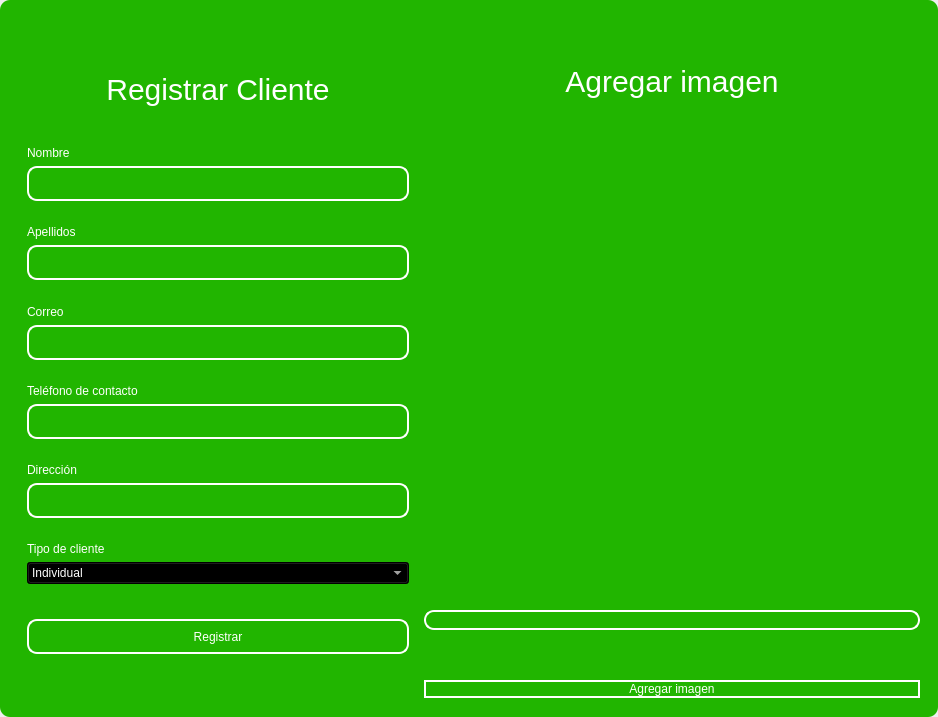
<?xml version="1.0" encoding="UTF-8"?>
<ui version="4.0">
 <class>MainWindow</class>
 <widget class="QMainWindow" name="MainWindow">
  <property name="geometry">
   <rect>
    <x>0</x>
    <y>0</y>
    <width>938</width>
    <height>717</height>
   </rect>
  </property>
  <property name="windowTitle">
   <string>MainWindow</string>
  </property>
  <property name="styleSheet">
   <string notr="true"/>
  </property>
  <widget class="QWidget" name="centralwidget">
   <property name="styleSheet">
    <string notr="true"/>
   </property>
   <layout class="QVBoxLayout" name="verticalLayout">
    <property name="spacing">
     <number>0</number>
    </property>
    <property name="leftMargin">
     <number>0</number>
    </property>
    <property name="topMargin">
     <number>0</number>
    </property>
    <property name="rightMargin">
     <number>0</number>
    </property>
    <property name="bottomMargin">
     <number>0</number>
    </property>
    <item>
     <widget class="QFrame" name="frame">
      <property name="enabled">
       <bool>true</bool>
      </property>
      <property name="styleSheet">
       <string notr="true">QFrame {
	border-radius:10px;
	background-color: rgb(33, 181, 0);
 }
</string>
      </property>
      <property name="frameShape">
       <enum>QFrame::StyledPanel</enum>
      </property>
      <property name="frameShadow">
       <enum>QFrame::Raised</enum>
      </property>
      <layout class="QVBoxLayout" name="verticalLayout_2">
       <item>
        <widget class="QFrame" name="frame_superior">
         <property name="minimumSize">
          <size>
           <width>0</width>
           <height>40</height>
          </size>
         </property>
         <property name="maximumSize">
          <size>
           <width>16777215</width>
           <height>40</height>
          </size>
         </property>
         <property name="styleSheet">
          <string notr="true">QPushButton{
border-radius:18px;
}

QPushButton:hover{
	background-color: rgb(0, 0, 0);
}
</string>
         </property>
         <property name="frameShape">
          <enum>QFrame::StyledPanel</enum>
         </property>
         <property name="frameShadow">
          <enum>QFrame::Raised</enum>
         </property>
         <layout class="QHBoxLayout" name="horizontalLayout_3">
          <property name="spacing">
           <number>4</number>
          </property>
          <property name="leftMargin">
           <number>0</number>
          </property>
          <property name="topMargin">
           <number>0</number>
          </property>
          <property name="rightMargin">
           <number>0</number>
          </property>
          <property name="bottomMargin">
           <number>0</number>
          </property>
          <item>
           <widget class="QPushButton" name="btn_icon">
            <property name="text">
             <string/>
            </property>
            <property name="iconSize">
             <size>
              <width>40</width>
              <height>40</height>
             </size>
            </property>
           </widget>
          </item>
          <item>
           <spacer name="horizontalSpacer_2">
            <property name="orientation">
             <enum>Qt::Horizontal</enum>
            </property>
            <property name="sizeHint" stdset="0">
             <size>
              <width>443</width>
              <height>20</height>
             </size>
            </property>
           </spacer>
          </item>
          <item>
           <widget class="QPushButton" name="bt_minimizar">
            <property name="minimumSize">
             <size>
              <width>38</width>
              <height>38</height>
             </size>
            </property>
            <property name="maximumSize">
             <size>
              <width>38</width>
              <height>38</height>
             </size>
            </property>
            <property name="cursor">
             <cursorShape>PointingHandCursor</cursorShape>
            </property>
            <property name="text">
             <string/>
            </property>
            <property name="icon">
             <iconset>
              <normaloff>image/minus.svg</normaloff>image/minus.svg</iconset>
            </property>
            <property name="iconSize">
             <size>
              <width>38</width>
              <height>38</height>
             </size>
            </property>
           </widget>
          </item>
          <item>
           <widget class="QPushButton" name="bt_maximizar">
            <property name="minimumSize">
             <size>
              <width>38</width>
              <height>38</height>
             </size>
            </property>
            <property name="maximumSize">
             <size>
              <width>38</width>
              <height>38</height>
             </size>
            </property>
            <property name="cursor">
             <cursorShape>PointingHandCursor</cursorShape>
            </property>
            <property name="text">
             <string/>
            </property>
            <property name="icon">
             <iconset>
              <normaloff>image/chevron-up.svg</normaloff>image/chevron-up.svg</iconset>
            </property>
            <property name="iconSize">
             <size>
              <width>38</width>
              <height>38</height>
             </size>
            </property>
           </widget>
          </item>
          <item>
           <widget class="QPushButton" name="bt_restaurar">
            <property name="minimumSize">
             <size>
              <width>38</width>
              <height>38</height>
             </size>
            </property>
            <property name="maximumSize">
             <size>
              <width>38</width>
              <height>38</height>
             </size>
            </property>
            <property name="cursor">
             <cursorShape>PointingHandCursor</cursorShape>
            </property>
            <property name="text">
             <string/>
            </property>
            <property name="icon">
             <iconset>
              <normaloff>image/chevron-down.svg</normaloff>image/chevron-down.svg</iconset>
            </property>
            <property name="iconSize">
             <size>
              <width>38</width>
              <height>38</height>
             </size>
            </property>
           </widget>
          </item>
          <item>
           <widget class="QPushButton" name="bt_cerrar">
            <property name="minimumSize">
             <size>
              <width>38</width>
              <height>38</height>
             </size>
            </property>
            <property name="maximumSize">
             <size>
              <width>38</width>
              <height>38</height>
             </size>
            </property>
            <property name="cursor">
             <cursorShape>PointingHandCursor</cursorShape>
            </property>
            <property name="text">
             <string/>
            </property>
            <property name="icon">
             <iconset>
              <normaloff>image/x.svg</normaloff>image/x.svg</iconset>
            </property>
            <property name="iconSize">
             <size>
              <width>38</width>
              <height>38</height>
             </size>
            </property>
           </widget>
          </item>
         </layout>
        </widget>
       </item>
       <item>
        <widget class="QFrame" name="frame_3">
         <property name="styleSheet">
          <string notr="true">QLabel {
	color: rgb(255, 255, 254);
	font: 12pt &quot;Arial&quot;;
	background-color: rgba(0, 0, 0,0);
}

QTextEdit{
background-color: rgba(0, 0, 0,0);
border-radius:10px; 
font: 12pt &quot;Arial&quot;;
color: rgb(255, 255, 254);
border: 2px solid  rgb(255, 255, 255);

}

QTextEdit:hover{
background-color: rgba(0, 0, 0,0);
border-radius:10px; 
font: 12pt &quot;Arial&quot;;
border: 2px solid  rgb(120, 0, 171);
}

QTextEdit:focus{
background-color: rgb(0, 0, 0);
border-radius:10px; 
font: 12pt &quot;Arial&quot;;
border: 2px solid rgb(120, 0, 171);
}

QLineEdit{
background-color: rgba(0, 0, 0,0);
border-radius:10px; 
font: 12pt &quot;Arial&quot;;
color: rgb(255, 255, 254);
border: 2px solid  rgb(255, 255, 255);

}

QLineEdit:hover{
background-color: rgba(0, 0, 0,0);
border-radius:10px; 
font: 12pt &quot;Arial&quot;;
border: 2px solid  rgb(120, 0, 171);
}

QLineEdit:focus{
background-color: rgb(0, 0, 0);
border-radius:10px; 
font: 12pt &quot;Arial&quot;;
border: 2px solid rgb(120, 0, 171);
}

QCheckBox{
	font: 12pt &quot;Arial&quot;;
	color: rgb(255, 255, 255);
}

QCheckBox::indicator {
    width: 18px;
    height:18px;
}

QCheckBox::indicator:unchecked {
   background-image: url(image/square.svg);
}

QCheckBox::indicator:checked {
   background-image: url(image/check-square.svg);
}

QPushButton{
border-radius:10px; 
font: 12pt &quot;Arial&quot;;
color: rgb(255, 255, 254);
border: 2px solid #ffffff;
}

QPushButton:hover{
border-radius:10px; 
font: 12pt &quot;Arial&quot;;
color: rgb(255, 255, 255);
border: 2px solid rgb(120, 0, 171);
	background-color: rgb(120, 0, 171);
}
</string>
         </property>
         <property name="frameShape">
          <enum>QFrame::StyledPanel</enum>
         </property>
         <property name="frameShadow">
          <enum>QFrame::Raised</enum>
         </property>
         <layout class="QHBoxLayout" name="horizontalLayout_4">
          <item>
           <layout class="QVBoxLayout" name="verticalLayout_4">
            <property name="spacing">
             <number>5</number>
            </property>
            <property name="rightMargin">
             <number>0</number>
            </property>
            <property name="bottomMargin">
             <number>0</number>
            </property>
            <item>
             <widget class="QLabel" name="label_3">
              <property name="minimumSize">
               <size>
                <width>100</width>
                <height>50</height>
               </size>
              </property>
              <property name="styleSheet">
               <string notr="true">font-size: 30px;
color: rgb(255, 255, 255);</string>
              </property>
              <property name="text">
               <string>Registrar Cliente</string>
              </property>
              <property name="alignment">
               <set>Qt::AlignCenter</set>
              </property>
             </widget>
            </item>
            <item>
             <widget class="QFrame" name="frame_4">
              <property name="maximumSize">
               <size>
                <width>400</width>
                <height>700</height>
               </size>
              </property>
              <property name="styleSheet">
               <string notr="true">QLabel {
	color: rgb(255, 255, 254);
	font: 12pt &quot;Arial&quot;;
	background-color: rgba(0, 0, 0,0);
}

QTextEdit{
background-color: rgba(0, 0, 0,0);
border-radius:10px; 
font: 12pt &quot;Arial&quot;;
color: rgb(255, 255, 254);
border: 2px solid  rgb(255, 255, 255);

}

QTextEdit:hover{
background-color: rgba(0, 0, 0,0);
border-radius:10px; 
font: 12pt &quot;Arial&quot;;
border: 2px solid  rgb(120, 0, 171);
}

QTextEdit:focus{
background-color: rgb(0, 0, 0);
border-radius:10px; 
font: 12pt &quot;Arial&quot;;
border: 2px solid rgb(120, 0, 171);
}

QLineEdit{
background-color: rgba(0, 0, 0,0);
border-radius:10px; 
font: 12pt &quot;Arial&quot;;
color: rgb(255, 255, 254);
border: 2px solid  rgb(255, 255, 255);

}

QLineEdit:hover{
background-color: rgba(0, 0, 0,0);
border-radius:10px; 
font: 12pt &quot;Arial&quot;;
border: 2px solid  rgb(120, 0, 171);
}

QLineEdit:focus{
background-color: rgb(0, 0, 0);
border-radius:10px; 
font: 12pt &quot;Arial&quot;;
border: 2px solid rgb(120, 0, 171);
}

QCheckBox{
	font: 12pt &quot;Arial&quot;;
	color: rgb(255, 255, 255);
}

QCheckBox::indicator {
    width: 18px;
    height:18px;
}

QCheckBox::indicator:unchecked {
   background-image: url(image/square.svg);
}

QCheckBox::indicator:checked {
   background-image: url(image/check-square.svg);
}

QPushButton{
border-radius:10px; 
font: 12pt &quot;Arial&quot;;
color: rgb(255, 255, 254);
border: 2px solid #ffffff;
}

QPushButton:hover{
border-radius:10px; 
font: 12pt &quot;Arial&quot;;
color: rgb(255, 255, 255);
border: 2px solid rgb(120, 0, 171);
	background-color: rgb(120, 0, 171);
}
</string>
              </property>
              <property name="frameShape">
               <enum>QFrame::StyledPanel</enum>
              </property>
              <property name="frameShadow">
               <enum>QFrame::Raised</enum>
              </property>
              <layout class="QVBoxLayout" name="verticalLayout_3">
               <property name="leftMargin">
                <number>9</number>
               </property>
               <property name="topMargin">
                <number>9</number>
               </property>
               <property name="rightMargin">
                <number>9</number>
               </property>
               <property name="bottomMargin">
                <number>9</number>
               </property>
               <item>
                <spacer name="verticalSpacer_3">
                 <property name="orientation">
                  <enum>Qt::Vertical</enum>
                 </property>
                 <property name="sizeHint" stdset="0">
                  <size>
                   <width>20</width>
                   <height>40</height>
                  </size>
                 </property>
                </spacer>
               </item>
               <item>
                <widget class="QLabel" name="label_4">
                 <property name="text">
                  <string>Nombre</string>
                 </property>
                </widget>
               </item>
               <item>
                <widget class="QLineEdit" name="nametxt">
                 <property name="minimumSize">
                  <size>
                   <width>0</width>
                   <height>35</height>
                  </size>
                 </property>
                 <property name="text">
                  <string/>
                 </property>
                </widget>
               </item>
               <item>
                <spacer name="verticalSpacer_4">
                 <property name="orientation">
                  <enum>Qt::Vertical</enum>
                 </property>
                 <property name="sizeHint" stdset="0">
                  <size>
                   <width>20</width>
                   <height>40</height>
                  </size>
                 </property>
                </spacer>
               </item>
               <item>
                <widget class="QLabel" name="label_8">
                 <property name="text">
                  <string>Apellidos</string>
                 </property>
                </widget>
               </item>
               <item>
                <widget class="QLineEdit" name="lastnametxt">
                 <property name="minimumSize">
                  <size>
                   <width>0</width>
                   <height>35</height>
                  </size>
                 </property>
                </widget>
               </item>
               <item>
                <spacer name="verticalSpacer">
                 <property name="orientation">
                  <enum>Qt::Vertical</enum>
                 </property>
                 <property name="sizeHint" stdset="0">
                  <size>
                   <width>20</width>
                   <height>40</height>
                  </size>
                 </property>
                </spacer>
               </item>
               <item>
                <widget class="QLabel" name="label_5">
                 <property name="text">
                  <string>Correo</string>
                 </property>
                </widget>
               </item>
               <item>
                <widget class="QLineEdit" name="emailtxt">
                 <property name="minimumSize">
                  <size>
                   <width>0</width>
                   <height>35</height>
                  </size>
                 </property>
                 <property name="maximumSize">
                  <size>
                   <width>16777215</width>
                   <height>16777215</height>
                  </size>
                 </property>
                 <property name="echoMode">
                  <enum>QLineEdit::Normal</enum>
                 </property>
                </widget>
               </item>
               <item>
                <spacer name="verticalSpacer_5">
                 <property name="orientation">
                  <enum>Qt::Vertical</enum>
                 </property>
                 <property name="sizeHint" stdset="0">
                  <size>
                   <width>20</width>
                   <height>40</height>
                  </size>
                 </property>
                </spacer>
               </item>
               <item>
                <widget class="QLabel" name="label">
                 <property name="text">
                  <string>Teléfono de contacto</string>
                 </property>
                </widget>
               </item>
               <item>
                <widget class="QLineEdit" name="phonetxt">
                 <property name="minimumSize">
                  <size>
                   <width>0</width>
                   <height>35</height>
                  </size>
                 </property>
                </widget>
               </item>
               <item>
                <spacer name="verticalSpacer_6">
                 <property name="orientation">
                  <enum>Qt::Vertical</enum>
                 </property>
                 <property name="sizeHint" stdset="0">
                  <size>
                   <width>20</width>
                   <height>40</height>
                  </size>
                 </property>
                </spacer>
               </item>
               <item>
                <widget class="QLabel" name="label_2">
                 <property name="text">
                  <string>Dirección</string>
                 </property>
                </widget>
               </item>
               <item>
                <widget class="QLineEdit" name="addresstxt">
                 <property name="minimumSize">
                  <size>
                   <width>0</width>
                   <height>35</height>
                  </size>
                 </property>
                </widget>
               </item>
               <item>
                <spacer name="verticalSpacer_10">
                 <property name="orientation">
                  <enum>Qt::Vertical</enum>
                 </property>
                 <property name="sizeHint" stdset="0">
                  <size>
                   <width>20</width>
                   <height>40</height>
                  </size>
                 </property>
                </spacer>
               </item>
               <item>
                <widget class="QLabel" name="label_6">
                 <property name="text">
                  <string>Tipo de cliente</string>
                 </property>
                </widget>
               </item>
               <item>
                <widget class="QComboBox" name="typeclientcombobox">
                 <property name="styleSheet">
                  <string notr="true">background-color: rgb(0, 0, 0);
color: rgb(255, 255, 255);</string>
                 </property>
                 <item>
                  <property name="text">
                   <string>Individual</string>
                  </property>
                 </item>
                 <item>
                  <property name="text">
                   <string>Empresarial</string>
                  </property>
                 </item>
                 <item>
                  <property name="text">
                   <string>Gubernamental</string>
                  </property>
                 </item>
                 <item>
                  <property name="text">
                   <string>Intermediarios</string>
                  </property>
                 </item>
                </widget>
               </item>
               <item>
                <spacer name="verticalSpacer_9">
                 <property name="orientation">
                  <enum>Qt::Vertical</enum>
                 </property>
                 <property name="sizeHint" stdset="0">
                  <size>
                   <width>20</width>
                   <height>50</height>
                  </size>
                 </property>
                </spacer>
               </item>
               <item>
                <widget class="QPushButton" name="btn_add">
                 <property name="minimumSize">
                  <size>
                   <width>0</width>
                   <height>35</height>
                  </size>
                 </property>
                 <property name="cursor">
                  <cursorShape>PointingHandCursor</cursorShape>
                 </property>
                 <property name="text">
                  <string>Registrar</string>
                 </property>
                </widget>
               </item>
               <item>
                <spacer name="verticalSpacer_7">
                 <property name="orientation">
                  <enum>Qt::Vertical</enum>
                 </property>
                 <property name="sizeHint" stdset="0">
                  <size>
                   <width>20</width>
                   <height>40</height>
                  </size>
                 </property>
                </spacer>
               </item>
               <item>
                <spacer name="verticalSpacer_8">
                 <property name="orientation">
                  <enum>Qt::Vertical</enum>
                 </property>
                 <property name="sizeHint" stdset="0">
                  <size>
                   <width>20</width>
                   <height>40</height>
                  </size>
                 </property>
                </spacer>
               </item>
              </layout>
             </widget>
            </item>
           </layout>
          </item>
          <item>
           <layout class="QVBoxLayout" name="verticalLayout_5">
            <property name="spacing">
             <number>50</number>
            </property>
            <property name="bottomMargin">
             <number>1</number>
            </property>
            <item>
             <widget class="QLabel" name="label_9">
              <property name="maximumSize">
               <size>
                <width>16777215</width>
                <height>100</height>
               </size>
              </property>
              <property name="styleSheet">
               <string notr="true">font-size: 30px;
color: rgb(255, 255, 255);</string>
              </property>
              <property name="locale">
               <locale language="Spanish" country="Chile"/>
              </property>
              <property name="text">
               <string>Agregar imagen</string>
              </property>
              <property name="alignment">
               <set>Qt::AlignCenter</set>
              </property>
             </widget>
            </item>
            <item>
             <layout class="QHBoxLayout" name="horizontalLayout">
              <property name="spacing">
               <number>20</number>
              </property>
              <property name="rightMargin">
               <number>0</number>
              </property>
              <item>
               <spacer name="horizontalSpacer_3">
                <property name="orientation">
                 <enum>Qt::Vertical</enum>
                </property>
                <property name="sizeHint" stdset="0">
                 <size>
                  <width>20</width>
                  <height>20</height>
                 </size>
                </property>
               </spacer>
              </item>
              <item>
               <widget class="QLabel" name="image_label">
                <property name="minimumSize">
                 <size>
                  <width>0</width>
                  <height>0</height>
                 </size>
                </property>
                <property name="maximumSize">
                 <size>
                  <width>100</width>
                  <height>100</height>
                 </size>
                </property>
                <property name="frameShape">
                 <enum>QFrame::NoFrame</enum>
                </property>
                <property name="text">
                 <string/>
                </property>
                <property name="alignment">
                 <set>Qt::AlignCenter</set>
                </property>
               </widget>
              </item>
              <item>
               <spacer name="horizontalSpacer">
                <property name="orientation">
                 <enum>Qt::Vertical</enum>
                </property>
                <property name="sizeHint" stdset="0">
                 <size>
                  <width>20</width>
                  <height>20</height>
                 </size>
                </property>
               </spacer>
              </item>
             </layout>
            </item>
            <item>
             <widget class="QLineEdit" name="imagetxt">
              <property name="enabled">
               <bool>false</bool>
              </property>
              <property name="minimumSize">
               <size>
                <width>0</width>
                <height>14</height>
               </size>
              </property>
              <property name="maximumSize">
               <size>
                <width>16777215</width>
                <height>35</height>
               </size>
              </property>
             </widget>
            </item>
            <item>
             <widget class="QPushButton" name="btn_add_image">
              <property name="cursor">
               <cursorShape>PointingHandCursor</cursorShape>
              </property>
              <property name="text">
               <string>Agregar imagen</string>
              </property>
             </widget>
            </item>
           </layout>
          </item>
         </layout>
        </widget>
       </item>
      </layout>
     </widget>
    </item>
   </layout>
  </widget>
 </widget>
 <resources/>
 <connections/>
</ui>
